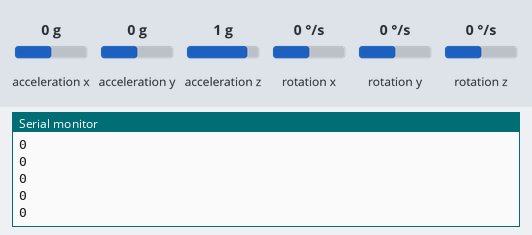
The sketch below on a simulated Arduino Uno, built with avr-gcc and run on an emulated ATmega328P. Parts: the last lines printed to the serial monitor. Wiring (inferred from the names in the program): MPU-6050 motion sensor at I2C address 0x68. Inputs (shaded band) come from the test bench; at power-on: acceleration x 0 g, acceleration y 0 g, acceleration z 1 g, rotation x 0 °/s, rotation y 0 °/s, rotation z 0 °/s.

Above: at 1.2 s.
1.3 s: acceleration x set to -1.4 g
At 1.57 s:
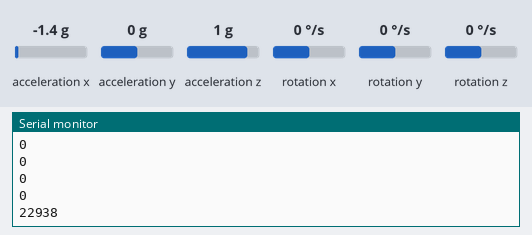
2.8 s: acceleration y set to -0.8 g
At 2.99 s:
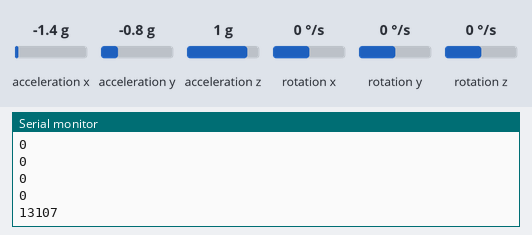
4.3 s: acceleration z set to -1.4 g
At 4.6 s:
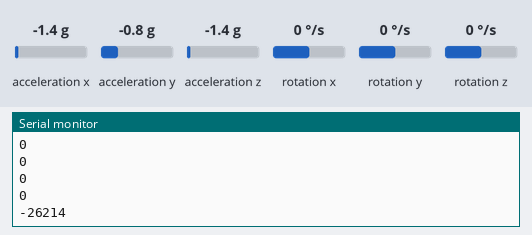
Timing chart, 0 to 7.3 s (numbered marks = the images above; inputs shaded):
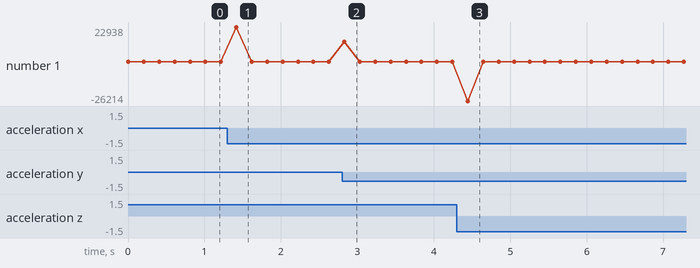

Measured:
- after the input at 1.3 s, the serial monitor: prints a new line after 0.12 s (image 1)
- after the input at 2.8 s, the serial monitor: prints a new line at once (image 2)
- after the input at 4.3 s, the serial monitor: prints a new line after 0.15 s (image 3)

The sketch:

ConfigLoader.ino
```cpp
#include "Wire.h"
const int MPU_addr = 0x68; // адрес датчика
// массив данных
// [accX, accY, accZ, temp, gyrX, gyrY, gyrZ]
// acc - ускорение, gyr - угловая скорость, temp - температура (raw)
int16_t data[7];
int last = 0;
void setup() {
  // инициализация
  Wire.begin();
  Wire.beginTransmission(MPU_addr);
  Wire.write(0x6B);  // PWR_MGMT_1 register
  Wire.write(0);     // set to zero (wakes up the MPU-6050)
  Wire.endTransmission(true);

  getData();
  last = data[0] + data[1] + data[2];

  Serial.begin(9600);
}
void loop() {
  getData();  // получаем
  Serial.println(last - (data[0] + data[1] + data[2]));
  last = data[0] + data[1] + data[2];
  Serial.println();
  delay(200);
}


void getData() {
  Wire.beginTransmission(MPU_addr);
  Wire.write(0x3B);  // starting with register 0x3B (ACCEL_XOUT_H)
  Wire.endTransmission(false);
  Wire.requestFrom(MPU_addr, 14, true); // request a total of 14 registers
  for (byte i = 0; i < 7; i++) {
    data[i] = Wire.read() << 8 | Wire.read();
  }
}
```
